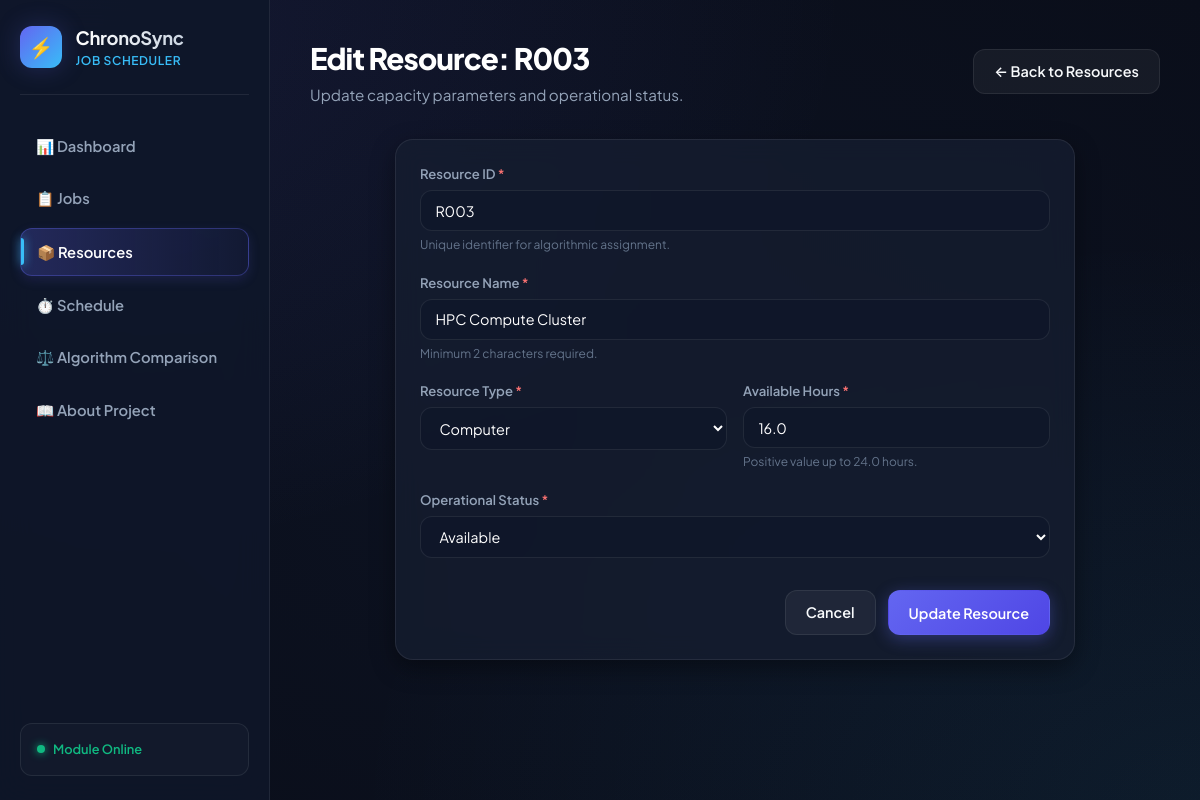
The page /resources/edit/215 on the database its author committed.
### tables this page shows
CREATE TABLE resources (
            id INTEGER PRIMARY KEY AUTOINCREMENT,
            resource_id TEXT UNIQUE NOT NULL,
            resource_name TEXT NOT NULL,
            resource_type TEXT NOT NULL,
            available_hours REAL NOT NULL,
            status TEXT NOT NULL DEFAULT 'Available'
        );

### app.py (the view, shortened to what this page needs)
@app.route("/resources/edit/<int:id>", methods=["GET", "POST"])
def resource_edit(id: int):
    conn = get_db_connection()
    cursor = conn.cursor()
    cursor.execute("SELECT * FROM resources WHERE id = ?", (id,))
    row = cursor.fetchone()
    conn.close()
    if not row:
        flash("Resource not found.", "error")
        return redirect(url_for("resources_view")), 404
    existing = dict(row)
    return render_template(
        "resource_form.html",
        mode="edit",
        resource=existing,
        errors={},
        resource_types=RESOURCE_TYPES,
        resource_statuses=RESOURCE_STATUSES
    )

### app.py (called while the page is built)
def get_db_connection():
    conn = sqlite3.connect(DB_PATH)
    conn.row_factory = sqlite3.Row
    return conn

### templates/resource_form.html (shortened to what this page needs)
<!DOCTYPE html>
<html lang="en">
<head>
  <link rel="stylesheet" href="{{ url_for('static', filename='css/style.css') }}">
</head>
<body>
  <div class="app-container">
    <aside class="sidebar">
      <a href="/" class="brand-section">
        <div class="brand-logo">⚡</div>
        <div>
          <div class="brand-title">ChronoSync</div>
          <div class="brand-subtitle">Job Scheduler</div>
        </div>
      </a>
      <ul class="nav-links">
        <li><a href="/" class="nav-link">📊 Dashboard</a></li>
        <li><a href="/jobs" class="nav-link">📋 Jobs</a></li>
        <li><a href="/resources" class="nav-link active">📦 Resources</a></li>
        <li><a href="/schedule" class="nav-link">⏱️ Schedule</a></li>
        <li><a href="/comparison" class="nav-link">⚖️ Algorithm Comparison</a></li>
        <li><a href="/about" class="nav-link">📖 About Project</a></li>
      </ul>
      <div class="sidebar-footer">
        <div class="status-indicator">
          <span class="status-dot"></span>
          <span>Module Online</span>
        </div>
      </div>
    </aside>
    <main class="main-content">
      <header class="page-header">
        <div>
          <h1 class="page-title">{{ 'Add New Resource' if mode == 'add' else 'Edit Resource: ' + resource.resource_id }}</h1>
          <p class="page-subtitle">
            {{ 'Register an available computational or human resource for workload allocation.' if mode == 'add' else 'Update capacity parameters and operational status.' }}
          </p>
        </div>
        <a href="/resources" class="btn btn-secondary">
          ← Back to Resources
        </a>
      </header>
      <div class="glass-panel" style="max-width: 680px; margin: 0 auto;">
        <form method="POST" action="{{ '/resources/add' if mode == 'add' else '/resources/edit/' ~ resource.id }}" id="resource-form" novalidate>
          <div class="form-group">
            <label class="form-label" for="resource_id">
              Resource ID <span style="color: #F87171;">*</span>
            </label>
            <input
              type="text"
              id="resource_id"
              name="resource_id"
              class="form-control"
              placeholder="e.g. R001, DEV-01, GPU-NODE-1"
              value="{{ resource.resource_id or '' }}"
              required
            >
            {% if errors.resource_id %}
              <div class="field-error-msg">⚠️ {{ errors.resource_id }}</div>
            {% else %}
              <small style="color: var(--text-dim); font-size: 0.75rem;">Unique identifier for algorithmic assignment.</small>
            {% endif %}
          </div>
          <div class="form-group">
            <label class="form-label" for="resource_name">
              Resource Name <span style="color: #F87171;">*</span>
            </label>
            <input
              type="text"
              id="resource_name"
              name="resource_name"
              class="form-control"
              placeholder="e.g. Developer 1, High-Performance GPU"
              value="{{ resource.resource_name or '' }}"
              minlength="2"
              required
            >
            {% if errors.resource_name %}
              <div class="field-error-msg">⚠️ {{ errors.resource_name }}</div>
            {% else %}
              <small style="color: var(--text-dim); font-size: 0.75rem;">Minimum 2 characters required.</small>
            {% endif %}
          </div>
          <div class="form-grid">
            <div class="form-group">
              <label class="form-label" for="resource_type">
                Resource Type <span style="color: #F87171;">*</span>
              </label>
              <select
                id="resource_type"
                name="resource_type"
                class="form-control"
                required
              >
                {% for tp in resource_types %}
                  <option value="{{ tp }}" {% if resource.resource_type == tp %}selected{% endif %}>{{ tp }}</option>
                {% endfor %}
              </select>
            </div>
            <div class="form-group">
              <label class="form-label" for="available_hours">
                Available Hours <span style="color: #F87171;">*</span>
              </label>
              <input
                type="number"
                id="available_hours"
                name="available_hours"
                class="form-control"
                step="0.5"
                min="0.1"
                max="24"
                placeholder="e.g. 8.0"
                value="{{ resource.available_hours or '' }}"
                required
              >
              {% if errors.available_hours %}
                <div class="field-error-msg">⚠️ {{ errors.available_hours }}</div>
              {% else %}
                <small style="color: var(--text-dim); font-size: 0.75rem;">Positive value up to 24.0 hours.</small>
              {% endif %}
            </div>
          </div>
          <div class="form-group">
            <label class="form-label" for="status">
              Operational Status <span style="color: #F87171;">*</span>
            </label>
            <select
              id="status"
              name="status"
              class="form-control"
              required
            >
              {% for st in resource_statuses %}
                <option value="{{ st }}" {% if resource.status == st %}selected{% endif %}>{{ st }}</option>
              {% endfor %}
            </select>
          </div>
          <div style="display: flex; justify-content: flex-end; gap: 0.75rem; margin-top: 2rem;">
            <a href="/resources" class="btn btn-secondary">Cancel</a>
            <button type="submit" class="btn btn-primary" id="btn-submit-resource">
              {{ 'Save Resource' if mode == 'add' else 'Update Resource' }}
            </button>
          </div>
        </form>
      </div>
    </main>
  </div>
</body>
</html>

### rows shown on the page
resources: resource "Edit Resource: R003", resource_id "R003", resource_name "HPC Compute Cluster", resource_type "Computer", available_hours "16.0", status "Available"

### other values the page prints
{{ 'Save Resource' if mode == 'add' else 'Update Resource' }} "Update Resource"
